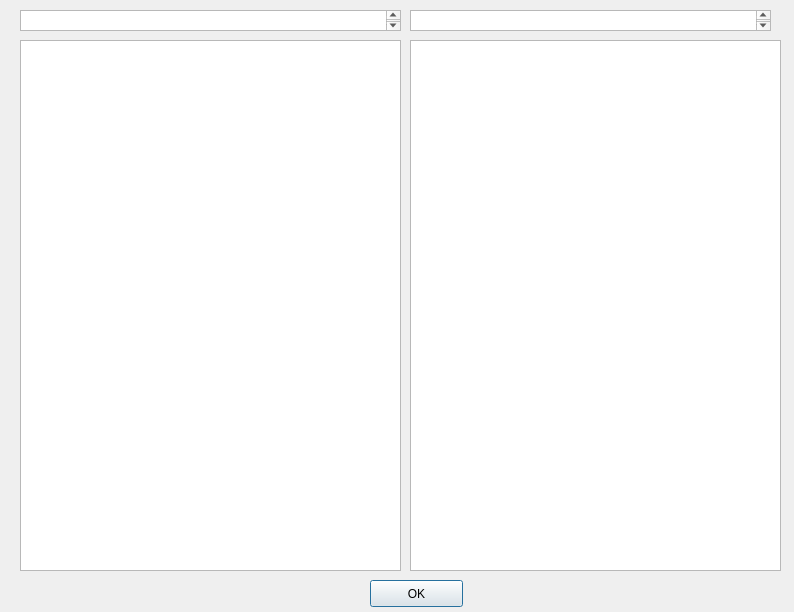
<?xml version="1.0" encoding="UTF-8"?>
<ui version="4.0">
 <class>Repertoire</class>
 <widget class="QDialog" name="Repertoire">
  <property name="geometry">
   <rect>
    <x>0</x>
    <y>0</y>
    <width>794</width>
    <height>612</height>
   </rect>
  </property>
  <property name="windowTitle">
   <string>Dialog</string>
  </property>
  <widget class="QTextEdit" name="file1">
   <property name="geometry">
    <rect>
     <x>20</x>
     <y>40</y>
     <width>381</width>
     <height>531</height>
    </rect>
   </property>
  </widget>
  <widget class="QTextEdit" name="file2">
   <property name="geometry">
    <rect>
     <x>410</x>
     <y>40</y>
     <width>371</width>
     <height>531</height>
    </rect>
   </property>
  </widget>
  <widget class="QPushButton" name="pushButton">
   <property name="geometry">
    <rect>
     <x>370</x>
     <y>580</y>
     <width>93</width>
     <height>27</height>
    </rect>
   </property>
   <property name="text">
    <string>OK</string>
   </property>
  </widget>
  <widget class="QTextEdit" name="file_name1">
   <property name="geometry">
    <rect>
     <x>20</x>
     <y>10</y>
     <width>381</width>
     <height>21</height>
    </rect>
   </property>
  </widget>
  <widget class="QTextEdit" name="file_name2">
   <property name="geometry">
    <rect>
     <x>410</x>
     <y>10</y>
     <width>361</width>
     <height>21</height>
    </rect>
   </property>
  </widget>
 </widget>
 <resources/>
 <connections/>
</ui>
